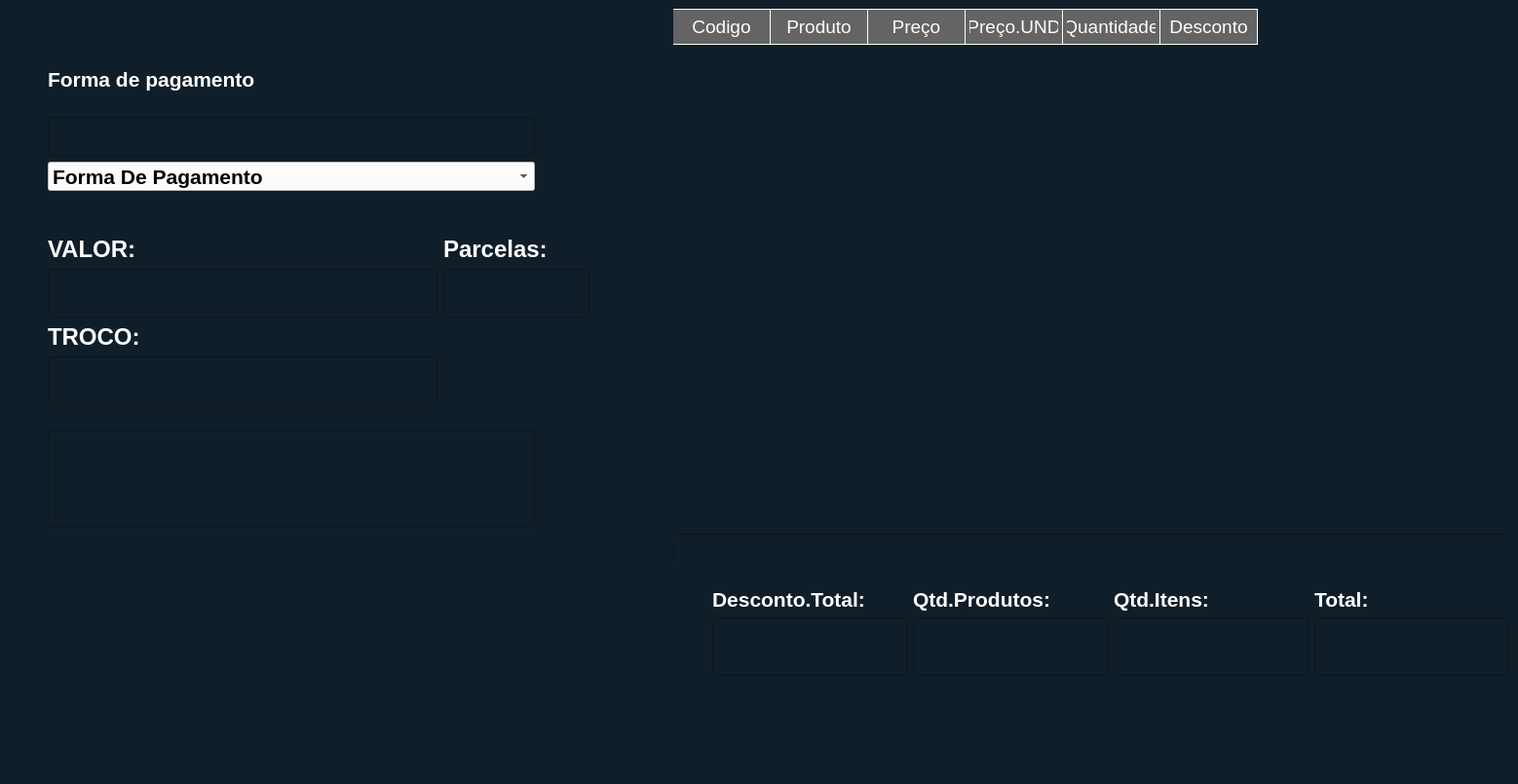
<?xml version="1.0" encoding="UTF-8"?>
<ui version="4.0">
 <class>MainWindow</class>
 <widget class="QMainWindow" name="MainWindow">
  <property name="geometry">
   <rect>
    <x>0</x>
    <y>0</y>
    <width>1281</width>
    <height>0</height>
   </rect>
  </property>
  <property name="windowTitle">
   <string>sub_total</string>
  </property>
  <property name="styleSheet">
   <string notr="true">background-color: rgba(16,30,41,240);</string>
  </property>
  <widget class="QWidget" name="centralwidget">
   <layout class="QGridLayout" name="gridLayout_2">
    <item row="1" column="0">
     <layout class="QGridLayout" name="gridLayout">
      <item row="3" column="6">
       <widget class="QPushButton" name="pushButton_voltar_vendas">
        <property name="maximumSize">
         <size>
          <width>16777215</width>
          <height>1</height>
         </size>
        </property>
        <property name="text">
         <string/>
        </property>
        <property name="shortcut">
         <string>Esc</string>
        </property>
       </widget>
      </item>
      <item row="0" column="2">
       <layout class="QVBoxLayout" name="verticalLayout_4">
        <item>
         <spacer name="horizontalSpacer_4">
          <property name="orientation">
           <enum>Qt::Horizontal</enum>
          </property>
          <property name="sizeHint" stdset="0">
           <size>
            <width>40</width>
            <height>20</height>
           </size>
          </property>
         </spacer>
        </item>
        <item>
         <spacer name="horizontalSpacer_8">
          <property name="orientation">
           <enum>Qt::Horizontal</enum>
          </property>
          <property name="sizeHint" stdset="0">
           <size>
            <width>40</width>
            <height>20</height>
           </size>
          </property>
         </spacer>
        </item>
        <item>
         <spacer name="horizontalSpacer_9">
          <property name="orientation">
           <enum>Qt::Horizontal</enum>
          </property>
          <property name="sizeHint" stdset="0">
           <size>
            <width>40</width>
            <height>20</height>
           </size>
          </property>
         </spacer>
        </item>
        <item>
         <widget class="QLabel" name="label_4">
          <property name="maximumSize">
           <size>
            <width>500</width>
            <height>16777215</height>
           </size>
          </property>
          <property name="font">
           <font>
            <pointsize>16</pointsize>
            <weight>75</weight>
            <bold>true</bold>
           </font>
          </property>
          <property name="styleSheet">
           <string notr="true">color: rgb(255, 255, 255);</string>
          </property>
          <property name="text">
           <string>Forma de pagamento</string>
          </property>
         </widget>
        </item>
        <item>
         <spacer name="horizontalSpacer_10">
          <property name="orientation">
           <enum>Qt::Horizontal</enum>
          </property>
          <property name="sizeHint" stdset="0">
           <size>
            <width>40</width>
            <height>20</height>
           </size>
          </property>
         </spacer>
        </item>
        <item>
         <widget class="QLineEdit" name="lineEdit_forma_de_pagamento">
          <property name="minimumSize">
           <size>
            <width>500</width>
            <height>40</height>
           </size>
          </property>
          <property name="maximumSize">
           <size>
            <width>500</width>
            <height>16777215</height>
           </size>
          </property>
          <property name="font">
           <font>
            <pointsize>16</pointsize>
            <weight>75</weight>
            <bold>true</bold>
           </font>
          </property>
          <property name="styleSheet">
           <string notr="true">color: rgb(255, 255, 255);</string>
          </property>
          <property name="text">
           <string/>
          </property>
          <property name="maxLength">
           <number>60</number>
          </property>
         </widget>
        </item>
        <item>
         <widget class="QComboBox" name="comboBox">
          <property name="minimumSize">
           <size>
            <width>300</width>
            <height>30</height>
           </size>
          </property>
          <property name="maximumSize">
           <size>
            <width>500</width>
            <height>30</height>
           </size>
          </property>
          <property name="font">
           <font>
            <pointsize>16</pointsize>
            <weight>75</weight>
            <bold>true</bold>
           </font>
          </property>
          <property name="styleSheet">
           <string notr="true">background-color: rgb(255, 255, 255);</string>
          </property>
          <property name="maxVisibleItems">
           <number>100</number>
          </property>
          <item>
           <property name="text">
            <string>Forma De Pagamento</string>
           </property>
          </item>
          <item>
           <property name="text">
            <string>Dinheiro</string>
           </property>
          </item>
          <item>
           <property name="text">
            <string>Cheque</string>
           </property>
          </item>
          <item>
           <property name="text">
            <string>Cartão de Crédito</string>
           </property>
          </item>
          <item>
           <property name="text">
            <string>Cartão de Débito</string>
           </property>
          </item>
          <item>
           <property name="text">
            <string>Crédito Loja</string>
           </property>
          </item>
          <item>
           <property name="text">
            <string>Pix</string>
           </property>
          </item>
          <item>
           <property name="text">
            <string>Vale Presente</string>
           </property>
          </item>
          <item>
           <property name="text">
            <string>Outros</string>
           </property>
          </item>
         </widget>
        </item>
        <item>
         <spacer name="verticalSpacer_4">
          <property name="orientation">
           <enum>Qt::Vertical</enum>
          </property>
          <property name="sizeHint" stdset="0">
           <size>
            <width>20</width>
            <height>40</height>
           </size>
          </property>
         </spacer>
        </item>
        <item>
         <layout class="QHBoxLayout" name="horizontalLayout_2">
          <item>
           <layout class="QVBoxLayout" name="verticalLayout_8">
            <item>
             <widget class="QLabel" name="label_value">
              <property name="maximumSize">
               <size>
                <width>500</width>
                <height>16777215</height>
               </size>
              </property>
              <property name="font">
               <font>
                <pointsize>18</pointsize>
                <weight>75</weight>
                <bold>true</bold>
               </font>
              </property>
              <property name="styleSheet">
               <string notr="true">color: rgb(255, 255, 255);</string>
              </property>
              <property name="text">
               <string>VALOR:</string>
              </property>
             </widget>
            </item>
            <item>
             <widget class="QLineEdit" name="lineEdit_valor">
              <property name="minimumSize">
               <size>
                <width>400</width>
                <height>50</height>
               </size>
              </property>
              <property name="maximumSize">
               <size>
                <width>500</width>
                <height>16777215</height>
               </size>
              </property>
              <property name="font">
               <font>
                <pointsize>16</pointsize>
                <weight>75</weight>
                <bold>true</bold>
               </font>
              </property>
              <property name="styleSheet">
               <string notr="true">color: rgb(255, 255, 255);</string>
              </property>
              <property name="maxLength">
               <number>20</number>
              </property>
              <property name="alignment">
               <set>Qt::AlignRight|Qt::AlignTrailing|Qt::AlignVCenter</set>
              </property>
             </widget>
            </item>
           </layout>
          </item>
          <item>
           <layout class="QVBoxLayout" name="verticalLayout_7">
            <item>
             <widget class="QLabel" name="label_parcelas">
              <property name="font">
               <font>
                <pointsize>18</pointsize>
                <weight>75</weight>
                <bold>true</bold>
               </font>
              </property>
              <property name="styleSheet">
               <string notr="true">color: rgb(255, 255, 255);</string>
              </property>
              <property name="text">
               <string>Parcelas:</string>
              </property>
             </widget>
            </item>
            <item>
             <widget class="QLineEdit" name="lineEdit_parcelas">
              <property name="minimumSize">
               <size>
                <width>50</width>
                <height>50</height>
               </size>
              </property>
              <property name="maximumSize">
               <size>
                <width>150</width>
                <height>16777215</height>
               </size>
              </property>
              <property name="font">
               <font>
                <pointsize>16</pointsize>
                <weight>75</weight>
                <bold>true</bold>
               </font>
              </property>
              <property name="styleSheet">
               <string notr="true">color: rgb(255, 255, 255);</string>
              </property>
              <property name="text">
               <string/>
              </property>
              <property name="alignment">
               <set>Qt::AlignRight|Qt::AlignTrailing|Qt::AlignVCenter</set>
              </property>
             </widget>
            </item>
           </layout>
          </item>
          <item>
           <spacer name="horizontalSpacer_6">
            <property name="orientation">
             <enum>Qt::Horizontal</enum>
            </property>
            <property name="sizeHint" stdset="0">
             <size>
              <width>40</width>
              <height>20</height>
             </size>
            </property>
           </spacer>
          </item>
         </layout>
        </item>
        <item>
         <layout class="QHBoxLayout" name="horizontalLayout_3">
          <item>
           <layout class="QVBoxLayout" name="verticalLayout_9">
            <item>
             <widget class="QLabel" name="label_troco">
              <property name="maximumSize">
               <size>
                <width>500</width>
                <height>16777215</height>
               </size>
              </property>
              <property name="font">
               <font>
                <pointsize>18</pointsize>
                <weight>75</weight>
                <bold>true</bold>
               </font>
              </property>
              <property name="styleSheet">
               <string notr="true">color: rgb(255, 255, 255);</string>
              </property>
              <property name="text">
               <string>TROCO:</string>
              </property>
             </widget>
            </item>
            <item>
             <widget class="QLineEdit" name="lineEdit_troco">
              <property name="enabled">
               <bool>false</bool>
              </property>
              <property name="minimumSize">
               <size>
                <width>400</width>
                <height>50</height>
               </size>
              </property>
              <property name="maximumSize">
               <size>
                <width>500</width>
                <height>16777215</height>
               </size>
              </property>
              <property name="font">
               <font>
                <pointsize>16</pointsize>
                <weight>75</weight>
                <bold>true</bold>
               </font>
              </property>
              <property name="styleSheet">
               <string notr="true">color: rgb(255, 255, 255);</string>
              </property>
              <property name="alignment">
               <set>Qt::AlignRight|Qt::AlignTrailing|Qt::AlignVCenter</set>
              </property>
             </widget>
            </item>
           </layout>
          </item>
          <item>
           <spacer name="horizontalSpacer_11">
            <property name="orientation">
             <enum>Qt::Horizontal</enum>
            </property>
            <property name="sizeHint" stdset="0">
             <size>
              <width>40</width>
              <height>20</height>
             </size>
            </property>
           </spacer>
          </item>
         </layout>
        </item>
        <item>
         <layout class="QVBoxLayout" name="verticalLayout_6">
          <item>
           <spacer name="horizontalSpacer_12">
            <property name="orientation">
             <enum>Qt::Horizontal</enum>
            </property>
            <property name="sizeHint" stdset="0">
             <size>
              <width>40</width>
              <height>20</height>
             </size>
            </property>
           </spacer>
          </item>
          <item>
           <widget class="QListWidget" name="listWidget_pagamento">
            <property name="minimumSize">
             <size>
              <width>0</width>
              <height>100</height>
             </size>
            </property>
            <property name="maximumSize">
             <size>
              <width>500</width>
              <height>100</height>
             </size>
            </property>
            <property name="font">
             <font>
              <pointsize>12</pointsize>
              <weight>75</weight>
              <bold>true</bold>
             </font>
            </property>
            <property name="styleSheet">
             <string notr="true">color: rgb(255, 255, 255);</string>
            </property>
           </widget>
          </item>
         </layout>
        </item>
       </layout>
      </item>
      <item row="7" column="6">
       <spacer name="horizontalSpacer_3">
        <property name="orientation">
         <enum>Qt::Horizontal</enum>
        </property>
        <property name="sizeHint" stdset="0">
         <size>
          <width>40</width>
          <height>20</height>
         </size>
        </property>
       </spacer>
      </item>
      <item row="8" column="6">
       <spacer name="horizontalSpacer_5">
        <property name="orientation">
         <enum>Qt::Horizontal</enum>
        </property>
        <property name="sizeHint" stdset="0">
         <size>
          <width>40</width>
          <height>20</height>
         </size>
        </property>
       </spacer>
      </item>
      <item row="0" column="0">
       <spacer name="verticalSpacer">
        <property name="orientation">
         <enum>Qt::Vertical</enum>
        </property>
        <property name="sizeHint" stdset="0">
         <size>
          <width>20</width>
          <height>40</height>
         </size>
        </property>
       </spacer>
      </item>
      <item row="10" column="6">
       <spacer name="horizontalSpacer">
        <property name="orientation">
         <enum>Qt::Horizontal</enum>
        </property>
        <property name="sizeHint" stdset="0">
         <size>
          <width>40</width>
          <height>20</height>
         </size>
        </property>
       </spacer>
      </item>
      <item row="0" column="3">
       <spacer name="verticalSpacer_7">
        <property name="orientation">
         <enum>Qt::Vertical</enum>
        </property>
        <property name="sizeHint" stdset="0">
         <size>
          <width>20</width>
          <height>40</height>
         </size>
        </property>
       </spacer>
      </item>
      <item row="9" column="6">
       <spacer name="horizontalSpacer_16">
        <property name="orientation">
         <enum>Qt::Horizontal</enum>
        </property>
        <property name="sizeHint" stdset="0">
         <size>
          <width>40</width>
          <height>20</height>
         </size>
        </property>
       </spacer>
      </item>
      <item row="0" column="4">
       <spacer name="verticalSpacer_2">
        <property name="orientation">
         <enum>Qt::Vertical</enum>
        </property>
        <property name="sizeHint" stdset="0">
         <size>
          <width>20</width>
          <height>40</height>
         </size>
        </property>
       </spacer>
      </item>
      <item row="5" column="6">
       <spacer name="horizontalSpacer_2">
        <property name="orientation">
         <enum>Qt::Horizontal</enum>
        </property>
        <property name="sizeHint" stdset="0">
         <size>
          <width>40</width>
          <height>20</height>
         </size>
        </property>
       </spacer>
      </item>
      <item row="0" column="1">
       <spacer name="verticalSpacer_3">
        <property name="orientation">
         <enum>Qt::Vertical</enum>
        </property>
        <property name="sizeHint" stdset="0">
         <size>
          <width>20</width>
          <height>40</height>
         </size>
        </property>
       </spacer>
      </item>
      <item row="0" column="6">
       <widget class="QTableWidget" name="tableWidget">
        <property name="minimumSize">
         <size>
          <width>450</width>
          <height>0</height>
         </size>
        </property>
        <property name="maximumSize">
         <size>
          <width>16777215</width>
          <height>16777215</height>
         </size>
        </property>
        <property name="font">
         <font>
          <pointsize>12</pointsize>
         </font>
        </property>
        <property name="styleSheet">
         <string notr="true">QWidget {

 background-color: rgba(16,30,41,240);
    color: #fffff8;
	border:none;
}

QHeaderView::section {
    background-color: #646464;
    padding: 4px;
    font-size: 14pt;
    border-style: none;
    border-bottom: 1px solid #fffff8;
    border-right: 1px solid #fffff8;
}

QTableWidget {

    gridline-color: #fffff8;
    font-size: 12pt;
}

QHeaderView::section:horizontal
{
    border-top: 1px solid #fffff8;
}



QHeaderView::section:horizontal
{
    border-top: 1px solid #fffff8;
}

QHeaderView::section:vertical
{
	 background-color: rgba(16,30,41,240);
	font: 75 15pt  &quot;MS Shell Dlg 2&quot; ;
    font-weight:bold;
    border:none;
	border-bottom:1px solid;
}

QTableWidget::item{

font: 75 20pt  &quot;MS Shell Dlg 2&quot; ;
border-bottom:1px solid;
 padding: 5px;
    font-weight:bold;
	font: 75 16pt &quot;MS Shell Dlg 2&quot;;

}

QTableWidget QTableCornerButton::section {
    background-color: #646464;
    border: 1px solid #fffff8;
}


QTableWidget::item:focus{border:none;}

  </string>
        </property>
        <property name="frameShape">
         <enum>QFrame::WinPanel</enum>
        </property>
        <property name="frameShadow">
         <enum>QFrame::Sunken</enum>
        </property>
        <column>
         <property name="text">
          <string>Codigo</string>
         </property>
         <property name="font">
          <font>
           <pointsize>14</pointsize>
           <weight>75</weight>
           <bold>true</bold>
          </font>
         </property>
        </column>
        <column>
         <property name="text">
          <string>Produto</string>
         </property>
         <property name="font">
          <font>
           <pointsize>14</pointsize>
           <weight>75</weight>
           <bold>true</bold>
          </font>
         </property>
        </column>
        <column>
         <property name="text">
          <string>Preço</string>
         </property>
         <property name="font">
          <font>
           <pointsize>14</pointsize>
           <weight>75</weight>
           <bold>true</bold>
          </font>
         </property>
        </column>
        <column>
         <property name="text">
          <string>Preço.UND</string>
         </property>
         <property name="font">
          <font>
           <pointsize>14</pointsize>
           <weight>75</weight>
           <bold>true</bold>
          </font>
         </property>
        </column>
        <column>
         <property name="text">
          <string>Quantidade</string>
         </property>
         <property name="font">
          <font>
           <pointsize>14</pointsize>
           <weight>75</weight>
           <bold>true</bold>
          </font>
         </property>
        </column>
        <column>
         <property name="text">
          <string>Desconto</string>
         </property>
         <property name="font">
          <font>
           <pointsize>14</pointsize>
           <weight>75</weight>
           <bold>true</bold>
          </font>
         </property>
        </column>
       </widget>
      </item>
      <item row="6" column="6">
       <layout class="QHBoxLayout" name="horizontalLayout">
        <item>
         <spacer name="horizontalSpacer_7">
          <property name="orientation">
           <enum>Qt::Horizontal</enum>
          </property>
          <property name="sizeHint" stdset="0">
           <size>
            <width>40</width>
            <height>20</height>
           </size>
          </property>
         </spacer>
        </item>
        <item>
         <layout class="QVBoxLayout" name="verticalLayout_5">
          <item>
           <widget class="QLabel" name="label_5">
            <property name="font">
             <font>
              <pointsize>16</pointsize>
              <weight>75</weight>
              <bold>true</bold>
             </font>
            </property>
            <property name="styleSheet">
             <string notr="true">color: rgb(255, 255, 255);</string>
            </property>
            <property name="text">
             <string>Desconto.Total:</string>
            </property>
           </widget>
          </item>
          <item>
           <widget class="QLineEdit" name="lineEdit_desconto">
            <property name="enabled">
             <bool>false</bool>
            </property>
            <property name="minimumSize">
             <size>
              <width>200</width>
              <height>60</height>
             </size>
            </property>
            <property name="maximumSize">
             <size>
              <width>200</width>
              <height>16777215</height>
             </size>
            </property>
            <property name="font">
             <font>
              <pointsize>24</pointsize>
              <weight>75</weight>
              <bold>true</bold>
             </font>
            </property>
            <property name="styleSheet">
             <string notr="true">color: rgb(255, 255, 255);</string>
            </property>
            <property name="alignment">
             <set>Qt::AlignRight|Qt::AlignTrailing|Qt::AlignVCenter</set>
            </property>
           </widget>
          </item>
         </layout>
        </item>
        <item>
         <layout class="QVBoxLayout" name="verticalLayout">
          <item>
           <widget class="QLabel" name="label">
            <property name="font">
             <font>
              <pointsize>16</pointsize>
              <weight>75</weight>
              <bold>true</bold>
             </font>
            </property>
            <property name="styleSheet">
             <string notr="true">color: rgb(255, 255, 255);</string>
            </property>
            <property name="text">
             <string>Qtd.Produtos:</string>
            </property>
           </widget>
          </item>
          <item>
           <widget class="QLineEdit" name="lineEdit_qtdprodutos">
            <property name="enabled">
             <bool>false</bool>
            </property>
            <property name="minimumSize">
             <size>
              <width>0</width>
              <height>60</height>
             </size>
            </property>
            <property name="maximumSize">
             <size>
              <width>200</width>
              <height>16777215</height>
             </size>
            </property>
            <property name="font">
             <font>
              <pointsize>24</pointsize>
              <weight>75</weight>
              <bold>true</bold>
             </font>
            </property>
            <property name="styleSheet">
             <string notr="true">color: rgb(255, 255, 255);</string>
            </property>
            <property name="maxLength">
             <number>10</number>
            </property>
            <property name="alignment">
             <set>Qt::AlignRight|Qt::AlignTrailing|Qt::AlignVCenter</set>
            </property>
           </widget>
          </item>
         </layout>
        </item>
        <item>
         <layout class="QVBoxLayout" name="verticalLayout_2">
          <item>
           <widget class="QLabel" name="label_2">
            <property name="font">
             <font>
              <pointsize>16</pointsize>
              <weight>75</weight>
              <bold>true</bold>
             </font>
            </property>
            <property name="styleSheet">
             <string notr="true">color: rgb(255, 255, 255);</string>
            </property>
            <property name="text">
             <string>Qtd.Itens:</string>
            </property>
           </widget>
          </item>
          <item>
           <widget class="QLineEdit" name="lineEdit_qtditens">
            <property name="enabled">
             <bool>false</bool>
            </property>
            <property name="minimumSize">
             <size>
              <width>0</width>
              <height>60</height>
             </size>
            </property>
            <property name="maximumSize">
             <size>
              <width>200</width>
              <height>16777215</height>
             </size>
            </property>
            <property name="font">
             <font>
              <pointsize>24</pointsize>
              <weight>75</weight>
              <bold>true</bold>
             </font>
            </property>
            <property name="styleSheet">
             <string notr="true">color: rgb(255, 255, 255);</string>
            </property>
            <property name="maxLength">
             <number>10</number>
            </property>
            <property name="alignment">
             <set>Qt::AlignRight|Qt::AlignTrailing|Qt::AlignVCenter</set>
            </property>
           </widget>
          </item>
         </layout>
        </item>
        <item>
         <layout class="QVBoxLayout" name="verticalLayout_3">
          <item>
           <widget class="QLabel" name="label_3">
            <property name="font">
             <font>
              <pointsize>16</pointsize>
              <weight>75</weight>
              <bold>true</bold>
             </font>
            </property>
            <property name="styleSheet">
             <string notr="true">color: rgb(255, 255, 255);</string>
            </property>
            <property name="text">
             <string>Total:</string>
            </property>
           </widget>
          </item>
          <item>
           <widget class="QLineEdit" name="lineEdit_total">
            <property name="enabled">
             <bool>false</bool>
            </property>
            <property name="minimumSize">
             <size>
              <width>0</width>
              <height>60</height>
             </size>
            </property>
            <property name="maximumSize">
             <size>
              <width>200</width>
              <height>16777215</height>
             </size>
            </property>
            <property name="font">
             <font>
              <pointsize>24</pointsize>
              <weight>75</weight>
              <bold>true</bold>
             </font>
            </property>
            <property name="styleSheet">
             <string notr="true">color: rgb(255, 255, 255);</string>
            </property>
            <property name="maxLength">
             <number>10</number>
            </property>
            <property name="alignment">
             <set>Qt::AlignRight|Qt::AlignTrailing|Qt::AlignVCenter</set>
            </property>
           </widget>
          </item>
         </layout>
        </item>
       </layout>
      </item>
      <item row="4" column="6">
       <widget class="QPushButton" name="pushButton_show_erro">
        <property name="maximumSize">
         <size>
          <width>1</width>
          <height>16777215</height>
         </size>
        </property>
        <property name="text">
         <string/>
        </property>
       </widget>
      </item>
     </layout>
    </item>
   </layout>
  </widget>
  <widget class="QStatusBar" name="statusbar"/>
 </widget>
 <resources/>
 <connections/>
</ui>
